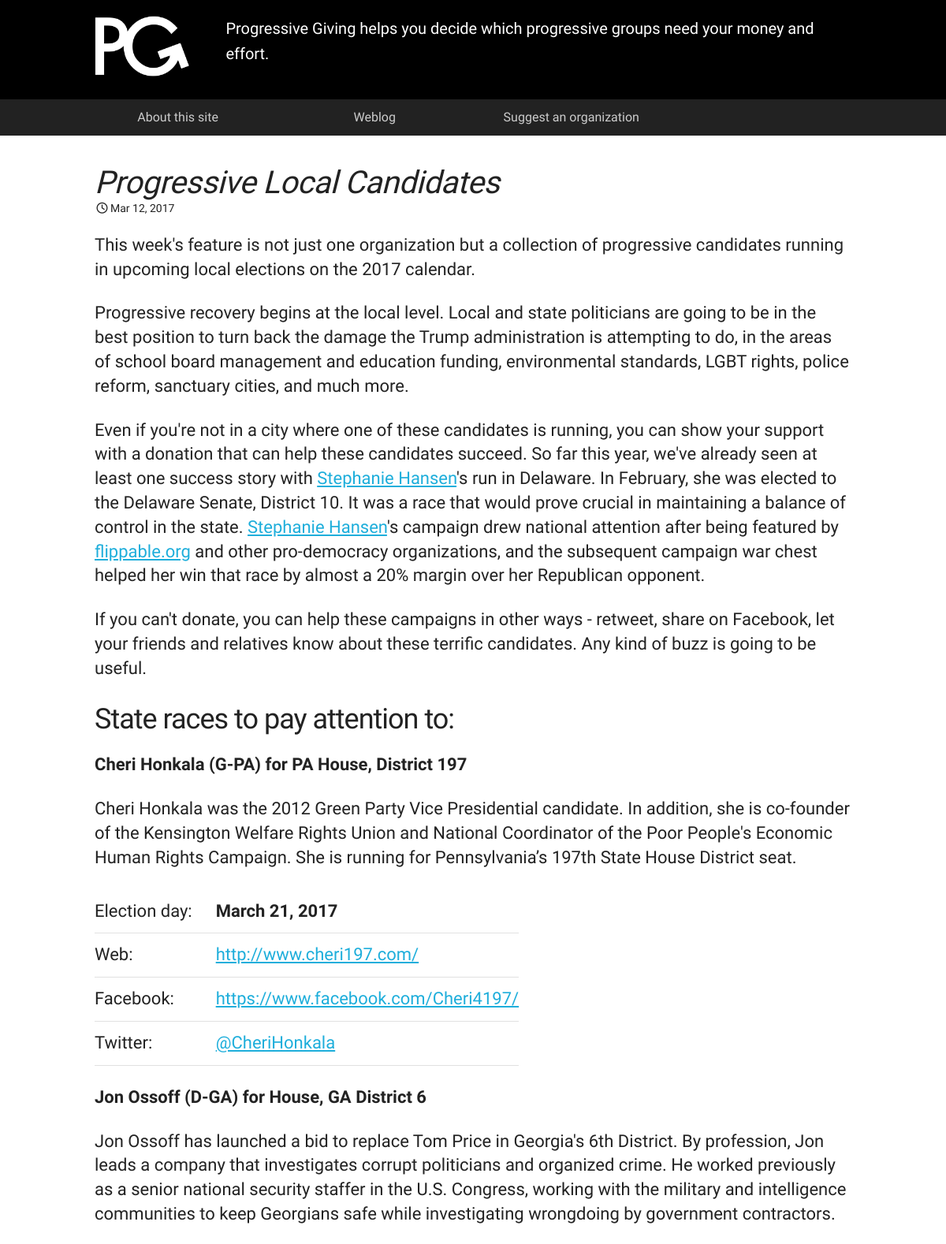
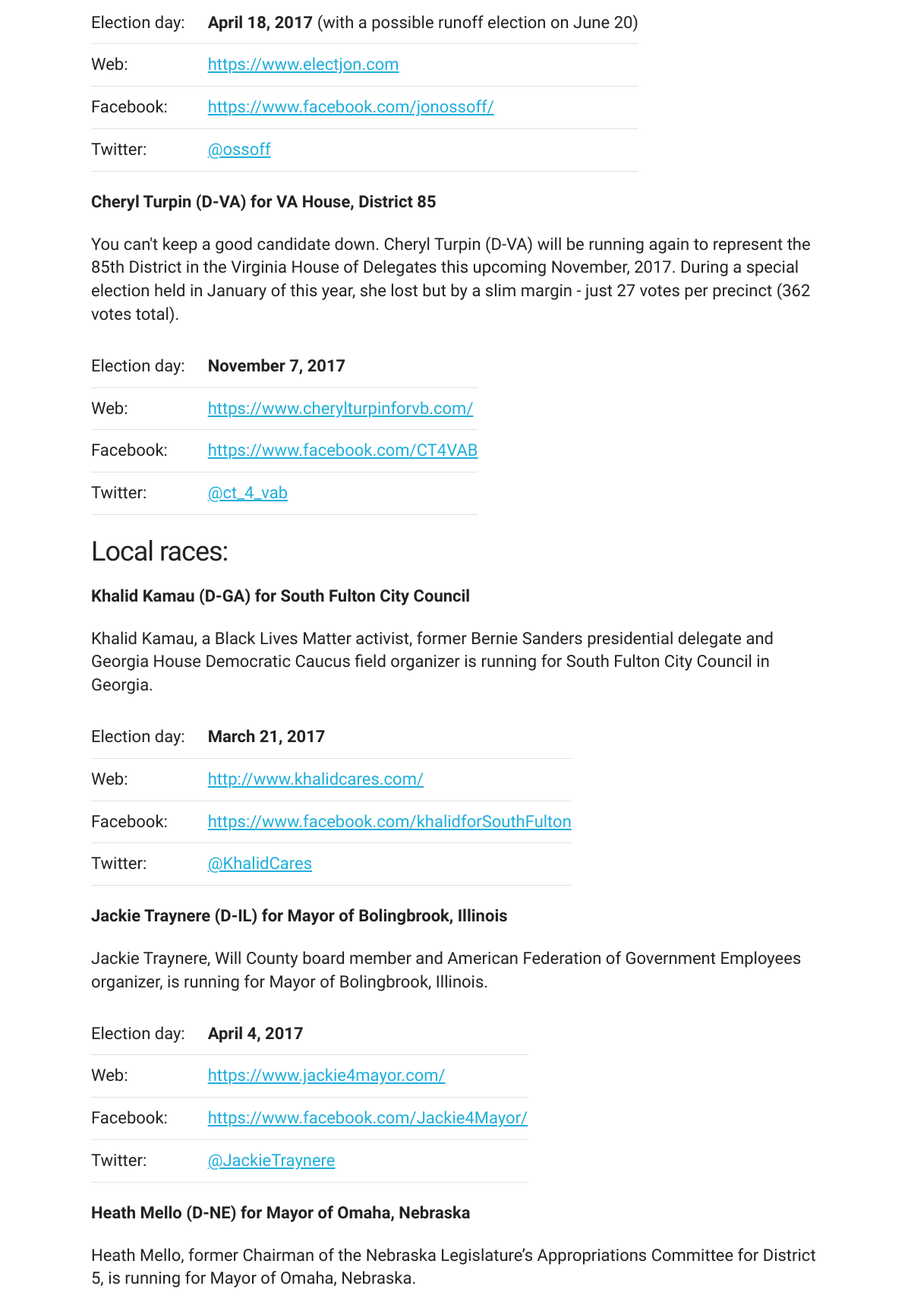
The app's page /blog/post/progressive-local-candidates/ (upper part) with its own data (2 pictures, top to bottom).
### blog/models.py (models this page shows, shortened)
class Post(models.Model):
    title = models.CharField(max_length=255)
    slug = models.SlugField(max_length=255, unique=True)
    recipient = models.ForeignKey(Recipient)
    publish = models.BooleanField(default=False)
    created_at = models.DateTimeField()
    class Meta:
        ordering = ['-created_at']

### recipients/models.py (models this page shows, shortened)
class Recipient(models.Model):
    category = models.ForeignKey(Category)
    name = models.CharField(max_length=200, unique=True)
    name_slug = models.SlugField(max_length=200, unique=True, null=True, blank=True)
    url = models.CharField(max_length=200)
    can_donate_to = models.BooleanField(default=True, verbose_name="Donate")
    twitter_handle = models.CharField(max_length=100)
    tweet_text = models.CharField(max_length=135, null=True, blank=True)
    last_posted_date = models.DateTimeField('date posted', null=True, blank=True)
    active = models.BooleanField(default=True)
    facebook_url = models.CharField(max_length=200, null=True, blank=True)
    facebook_text = models.TextField(null=True, blank=True)
    newsletter_text = models.TextField(null=True, blank=True)
    newsletter_sent_date = models.DateTimeField('date mailed', null=True, blank=True)
    newsletter_active = models.BooleanField(default=False)
    candidate_deadline = models.DateTimeField('vote date', null=True, blank=True)
    class Meta:
        ordering = ["last_posted_date", "name"]

### blog/views.py (the view)
# urls.py: url(r'^post/(?P<title>.*?)/*$',   views.view_post,   name='post_view'),
def view_post(request, title):
    try:
        entry = Post.objects.get(slug=title, publish=True)
    except ObjectDoesNotExist:
        entry = None
    body = ''
    if entry:
        body = entry.recipient.newsletter_text
    context = {
        'entry': entry,
        'entry_body': body,
        'url': request.META['QUERY_STRING'],
    }
    return render(request, 'blog/view_post.html', context)

### blog/templates/blog/view_post.html
{% include "recipients/header.html" %}
{% include "recipients/about.html" %}
<div class="page">
  <div class="container">
    {% include "blog/post.html" %}
  </div>
</div>
{% include "recipients/newsletter_signup.html" %}
{% include "recipients/footer.html" %}

### blog/templates/blog/post.html
{% if entry %}
  <div class="post">
    <h2 class="post__title">
      <a href="/blog/post/{{ entry.slug }}/">
        {{ entry.title }}
      </a>
    </h2>
    <div class="post__date">
      <i class="fa fa-clock-o" aria-hidden="true"></i>
      <datetime>{{ entry.created_at|date:"M d, Y" }}</datetime>
    </div>
    <div class="post__body">
      {{ entry.recipient.newsletter_text|safe }}
    </div>
  </div>
{% else %}
    <p>Sorry, nothing to see here.</p>
{% endif %}

### recipients/static/css/skeleton.css (style rules this page uses)
.container { position: relative; width: 100%; max-width: 960px; margin: 0 auto; padding: 0 20px; box-sizing: border-box; }
@media (min-width: 400px) { .container { width: 85%; padding: 0; } }
@media (min-width: 550px) { .container { width: 80%; } }
html { font-size: 62.5%; }
body { font-size: 1.5em; line-height: 1.6; font-weight: 400; font-family: "HelveticaNeue", "Helvetica Neue", Helvetica, Arial, sans-serif; color: #222; }
h1, h2, h3, h4, h5, h6 { margin-top: 0; margin-bottom: 2rem; font-weight: 300; }
h2 { font-size: 3.6rem; line-height: 1.25; letter-spacing: -.1rem; }
h3 { font-size: 3.0rem; line-height: 1.3; letter-spacing: -.1rem; }
@media (min-width: 550px) { h2 { font-size: 4.2rem; } }
@media (min-width: 550px) { h3 { font-size: 3.6rem; } }
p { margin-top: 0; }
a { color: #1EAEDB; }
ul { list-style: circle inside; }
ol, ul { padding-left: 0; margin-top: 0; }
th, td { padding: 12px 15px; text-align: left; border-bottom: 1px solid #E1E1E1; }
th:first-child, td:first-child { padding-left: 0; }
th:last-child, td:last-child { padding-right: 0; }
pre, blockquote, dl, figure, table, p, ul, ol, form { margin-bottom: 2.5rem; }
.container:after, .row:after, .u-cf { content: ""; display: table; clear: both; }

### recipients/static/css/index.css (style rules this page uses)
body { font-family: 'Roboto Condensed', sans-serif; font-size: 18px; }
h2 { letter-spacing: -0.05rem; }
.page { margin-top: 2rem; margin-bottom: 4rem; }
.post__title { font-family: 'Titillium Web', sans-serif; font-style: italic; font-size: 4rem; padding-bottom: 0rem; margin-bottom: 0.5rem; line-height: 100%; }
.post__title a:link, .post__title a:visited { color: inherit; text-decoration: inherit; }
.post__date { line-height: 100%; font-size: 1.4rem; margin-bottom: 1rem; padding-left: 0.25rem; }
.post__body { margin-top: 2.5rem; line-height: 140%; font-size: 2.2rem; }
.page { margin-top: 4rem; }

### records on screen
Post: title "Progressive Local Candidates", created_at "Mar 12, 2017", recipient.newsletter_text "This week's feature is not just one organization but a collection of progressive candidates running in upcoming local elections on the 2017 calendar. Progressive recovery begins at the local level. Local and state politicians are going to be in the best position to turn back the damage the Trump administration is attempting to do, in the areas of school board management and education funding, environmental standards, LGBT rights, police reform, sanctuary cities, and much more. Even if you're not in a city where one of these candidates is running, you can show your support with a donation that can help these candidates succeed. So far this year, we've already seen at least one success story…"
